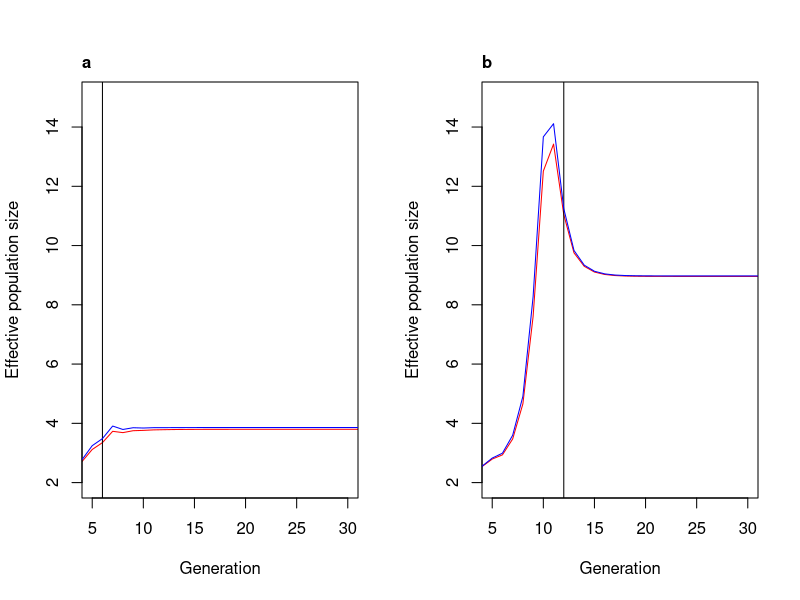
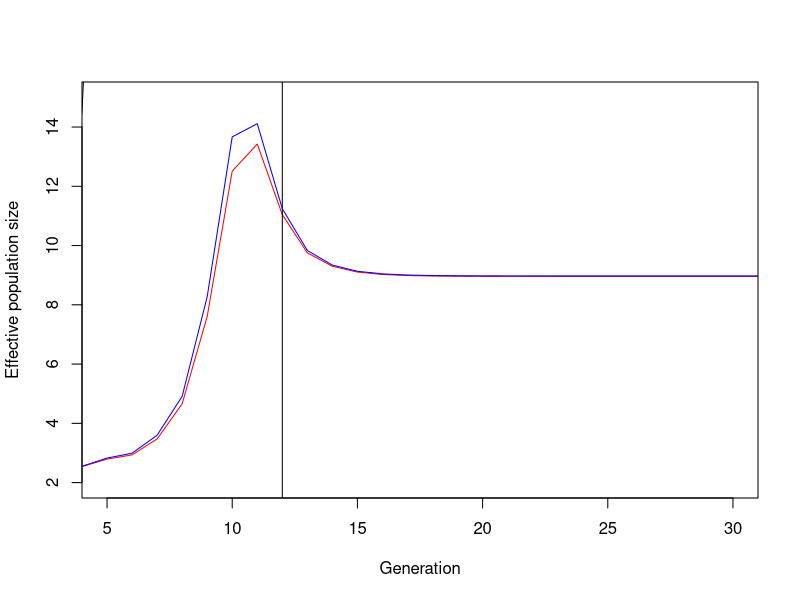

Generate these figures, in order, with R:
# assume single founder female, N(0)=1
n <- 2 # number of daughters per mother, r=n-1
p0 <- 0.1 # initial heterozygosity
f1 <- 0.1 # initial correlation between gametes
Tt <- 50 # total number of generations

panel_a <- list(C = 10, K = 20)    # low infestation density
panel_b <- list(C = 200, K = 100)  # high infestation density

# If TRUE, plots both panel a and panel b in one run.
show_both <- TRUE

# Used only when show_both = FALSE
scenario <- "b" # "a" or "b"

# Model output:
# p1 = haplo-diploidy (exact varroa life history)
# p2 = diploid arrhenotoky
run_model <- function(C, K, n, p0, f1, Tt) {
  p1 <- rep(0, Tt)
  N <- rep(0, Tt)
  N[1] <- 1
  for (t in 2:(Tt - 1)) {
    N[t] <- round((1 + (n - 1) * (1 - N[t - 1] / C)) * N[t - 1])
  }
  P <- c(0, K / N * (1 - (1 - 1 / K)^N))

  P1 <- rep(0, Tt)
  for (i in 3:(Tt + 1)) {
    P1[i - 1] <- 1 / N[i - 2] / n * sum(sapply(1:N[i - 2], function(x) {
      1 / x^2 * choose(N[i - 2] - 1, x - 1) / K^(x - 1) * (1 - 1 / K)^(N[i - 2] - x)
    }))
  }
  P2 <- rep(0, Tt)
  for (i in 3:(Tt + 1)) {
    P2[i - 1] <- 1 / N[i - 2] * sum(sapply(1:N[i - 2], function(x) {
      1 / x * (1 - 1 / x / n) * choose(N[i - 2] - 1, x - 1) / K^(x - 1) * (1 - 1 / K)^(N[i - 2] - x)
    }))
  }
  P3 <- rep(0, Tt)
  for (i in 3:(Tt + 1)) {
    P3[i - 1] <- 1 / N[i - 2] * sum(sapply(2:N[i - 2], function(x) {
      (1 - 1 / x) / x / n * choose(N[i - 2] - 1, x - 1) / K^(x - 1) * (1 - 1 / K)^(N[i - 2] - x)
    }))
  }
  P4 <- 1 - P1 - P2 - P3

  # haplo-diploidy
  p1[1] <- (1 - f1) * p0
  f2 <- (1 / 2 + 3 / 2 * f1) / 2
  p1[2] <- (1 - f2) * p0
  ff2 <- (3 + 5 * f1) / 8 / n + (1 - 1 / n) / 4 * (1 + 3 * f1)
  f3 <- P[3] * (1 / 4 + 1 / 4 * f1) + f2 / 2 + (1 - P[3]) / 2 * ff2
  p1[3] <- (1 - f3) * p0
  ff3 <- P1[3] / 8 * (3 + 4 * f2 + f1) + P2[3] / 4 * (1 + 2 * f2 + ff2) +
    P3[3] / 4 * (2 * f2 + f1 + 1 / 2 + f1 / 2) + P4[3] / 4 * (2 * f2 + ff2 + f1)
  f4 <- P[4] * (1 / 4 + 1 / 4 * f2) + f3 / 2 + (1 - P[4]) / 2 * ff3
  p1[4] <- (1 - f4) * p0

  cal_coef_hd <- function(P, P_, P__, P1, P2, P3) {
    c(P / 4 + (1 - P) / 2 * (P1 * 3 / 8 + P2 / 4 + P3 / 8 - (1 - P1 - P3) / 2 / (1 - P_) / 4 * P_ - (1 - P1 - P2) / 2 / (1 - P__) / 4 * P__),
      1 / 2 + (1 - P) / 2 * (1 - P1 - P3) / 2 / (1 - P_),
      P / 4 + (1 - P) / 4 - (1 - P) / 2 * (1 - P1 - P3) / 4 / (1 - P_) + (1 - P) / 2 * (1 - P1 - P2) / 2 / (1 - P__),
      (1 - P) / 2 * (P1 / 8 + P3 / 8 - (1 - P1 - P3) * P_ / 8 / (1 - P_) - (1 - P1 - P2) / 4 / (1 - P__)),
      -(1 - P) / 2 * (1 - P1 - P2) * P__ / 8 / (1 - P__))
  }
  for (t in 5:Tt) {
    c_hd <- cal_coef_hd(P[t], P[t - 1], P[t - 2], P1[t - 1], P2[t - 1], P3[t - 1])
    p1[t] <- c_hd[2] * p1[t - 1] + c_hd[3] * p1[t - 2] + c_hd[4] * p1[t - 3] + c_hd[5] * p1[t - 4]
  }

  # diploid arrhenotoky
  p2 <- rep(0, Tt)
  p2[1] <- (1 - f1) * p0
  f2 <- (1 / 2 + 3 / 2 * f1) / 2
  p2[2] <- (1 - f2) * p0
  ff2 <- (1 + 3 * f1) / 4 / n + (1 + 7 * f1) / 8 * (1 - 1 / n)
  f3 <- P[3] * (1 / 4 + 1 / 4 * f1) + f2 / 2 + (1 - P[3]) / 2 * ff2
  p2[3] <- (1 - f3) * p0
  ff3 <- P1[3] / 4 * (1 + 2 * f2 + f1) + P2[3] / 4 * (1 / 2 + 2 * f2 + f1 / 2 + ff2) +
    P3[3] / 4 * (2 * f2 + f1 + 1 / 2 + f1 / 2) + P4[3] / 4 * (2 * f2 + ff2 + f1)
  f4 <- P[4] * (1 / 4 + 1 / 4 * f2) + f3 / 2 + (1 - P[4]) / 2 * ff3
  p2[4] <- (1 - f4) * p0

  cal_coef_da <- function(P, P_, P__, P1, P2, P3) {
    c(P / 4 + (1 - P) / 2 * (P1 / 4 + P2 / 8 + P3 / 8 - (1 - P1 - P3) / 2 / (1 - P_) / 4 * P_ - (1 - P1 - P2) / 2 / (1 - P__) / 4 * P__),
      1 / 2 + (1 - P) / 2 * (1 - P1 - P3) / 2 / (1 - P_),
      P / 4 + (1 - P) / 4 - (1 - P) / 2 * (1 - P1 - P3) / 4 / (1 - P_) + (1 - P) / 2 * (1 - P1 - P2) / 2 / (1 - P__),
      (1 - P) / 2 * (P1 / 8 + P3 / 8 - (1 - P1 - P3) * P_ / 8 / (1 - P_) - (1 - P1 - P2) / 4 / (1 - P__)),
      (1 - P) / 2 * (P1 / 8 + P2 / 8 - (1 - P1 - P2) * P__ / 8 / (1 - P__)))
  }
  for (t in 5:Tt) {
    c_da <- cal_coef_da(P[t], P[t - 1], P[t - 2], P1[t - 1], P2[t - 1], P3[t - 1])
    p2[t] <- c_da[2] * p2[t - 1] + c_da[3] * p2[t - 2] + c_da[4] * p2[t - 3] + c_da[5] * p2[t - 4]
  }

  list(
    ne_hd = -1 / 2 / (p1[-1] / p1[-Tt] - 1),
    ne_da = -1 / 2 / (p2[-1] / p2[-Tt] - 1),
    saturation_gen = min(which(N == C)),
    C = C,
    K = K
  )
}

plot_ne <- function(res, panel_label = NULL) {
  plot(2:Tt, res$ne_hd, type = "l", col = "red", xlim = c(5, 30), ylim = c(2, 15),
       ylab = "Effective population size", xlab = "Generation")
  abline(v = res$saturation_gen)
  points(2:Tt, res$ne_da, type = "l", col = "blue")
  if (!is.null(panel_label)) {
    mtext(panel_label, side = 3, line = 0.5, adj = 0, font = 2)
  }
}

if (show_both) {
  res_a <- run_model(panel_a$C, panel_a$K, n, p0, f1, Tt)
  res_b <- run_model(panel_b$C, panel_b$K, n, p0, f1, Tt)
  old_par <- par(no.readonly = TRUE)
  on.exit(par(old_par), add = TRUE)
  par(mfrow = c(1, 2))
  plot_ne(res_a, "a")
  plot_ne(res_b, "b")
} else if (scenario == "a") {
  res <- run_model(panel_a$C, panel_a$K, n, p0, f1, Tt)
  plot_ne(res, "a")
} else {
  res <- run_model(panel_b$C, panel_b$K, n, p0, f1, Tt)
  plot_ne(res, "b")
}
#assume single founder female, N(0)=1
n <- 2 #number of daughters per mother, r=n-1
panel_a <- list(C = 10, K = 20)    # low infestation density
panel_b <- list(C = 200, K = 100)  # high infestation density

# Choose which panel to plot: "a" or "b"
scenario <- "b"

if (scenario == "a") {
	C <- panel_a$C
	K <- panel_a$K
} else {
	C <- panel_b$C
	K <- panel_b$K
}

p0 <- 0.1 #initial heterozygosity
f1 <- 0.1 #initial correlation between gametes
Tt <- 50 #total number of generations

#p1 is heterozygosity under diploid arrhenotoky
#p2 is heterozygosity under haplo-diploidy
#p3 is heterozygosity under complete diploidy

#N is population size
#P is change of laying eggs in empty brood cells
#p1[-1]/p1[-Tt]-1 is relative loss rate in heterozygosity over a generation under diploid arrhenotoky
#p2[-1]/p2[-Tt]-1 is relative loss rate in heterozygosity over a generation under haplo-diploidy
#p3[-1]/p3[-Tt]-1 is relative loss rate in heterozygosity over a generation under complete diploidy
#effective population size is calculated by comparing relative loss rate in heterozygosity over a generation to the rate in random mating diploid population which is -1/2/N. So -1/loss rate gives the effective population size which is the size as if the population was random mating.
#-1/(p1[-1]/p1[-Tt]-1) is effective population size in each generation under diploid arrhenotoky
#-1/(p2[-1]/p2[-Tt]-1) is effective population size in each generation under haplo-diploidy
#-1/(p3[-1]/p3[-Tt]-1) is effective population size in each generation under complete diploidy

#haplo-diploidy assuming exact varroa life history
#initialize 
p1 <- rep(0,Tt)
N <- rep(0,Tt)
N[1] <- 1
for (t in 2:(Tt-1)) {
	N[t] <- round((1+(n-1)*(1-N[t-1]/C))*N[t-1]) #starting from t=0
}
P <- c(0,K/N*(1-(1-1/K)^N)) #starting from t=1

P1 <- rep(0,Tt) #starting from t=1
for (i in 3:(Tt+1)) {
	P1[i-1] <- 1/N[i-2]/n*sum(sapply(1:N[i-2], function (x) 1/x^2*choose(N[i-2]-1,x-1)/K^(x-1)*(1-1/K)^(N[i-2]-x)))
} 
P2 <- rep(0,Tt) #starting from t=1
for (i in 3:(Tt+1)) {
	P2[i-1] <- 1/N[i-2]*sum(sapply(1:N[i-2], function (x) 1/x*(1-1/x/n)*choose(N[i-2]-1,x-1)/K^(x-1)*(1-1/K)^(N[i-2]-x)))
} 
P3 <- rep(0,Tt) #starting from t=1
for (i in 3:(Tt+1)) {
	P3[i-1] <- 1/N[i-2]*sum(sapply(2:N[i-2], function (x) (1-1/x)/x/n*choose(N[i-2]-1,x-1)/K^(x-1)*(1-1/K)^(N[i-2]-x)))
} 

P4 <- 1-P1-P2-P3

p1[1] <- (1-f1)*p0
f2 <- (1/2+3/2*f1)/2
p1[2] <- (1-f2)*p0
ff2 <- (3+5*f1)/8/n+(1-1/n)/4*(1+3*f1)
f3 <- P[3]*(1/4+1/4*f1)+f2/2+(1-P[3])/2*ff2
p1[3] <- (1-f3)*p0
ff3 <- P1[3]/8*(3+4*f2+f1)+P2[3]/4*(1+2*f2+ff2)+P3[3]/4*(2*f2+f1+1/2+f1/2)+P4[3]/4*(2*f2+ff2+f1)
f4 <- P[4]*(1/4+1/4*f2)+f3/2+(1-P[4])/2*ff3
p1[4] <- (1-f4)*p0

#define coefficients
cal_coef <- function (P,P_,P__,P1,P2,P3) {
	c(P/4+(1-P)/2*(P1*3/8+P2/4+P3/4/2-(1-P1-P3)/2/(1-P_)/4*P_-(1-P1-P2)/2/(1-P__)/4*P__),
	  1/2+(1-P)/2*(1-P1-P3)/2/(1-P_), #c1
	  P/4+(1-P)/4-(1-P)/2*(1-P1-P3)/4/(1-P_)+(1-P)/2*(1-P1-P2)/2/(1-P__), #c2
	  (1-P)/2*(P1/8+P3/8-(1-P1-P3)*P_/8/(1-P_)-(1-P1-P2)/4/(1-P__)), #c3
	  -(1-P)/2*(1-P1-P2)*P__/8/(1-P__)) #c4	
}

for (t in 5:Tt) {
	c <- cal_coef(P[t],P[t-1],P[t-2],P1[t-1],P2[t-1],P3[t-1])
	#print(sum(c))
	p1[t] <- c[2]*p1[t-1]+c[3]*p1[t-2]+c[4]*p1[t-3]+c[5]*p1[t-4]
}


#plot loss rate of heterozygosity
#plot(2:Tt,p1[-1]/p1[-Tt]-1,type="l",col="red")

#plot effective population size
plot(2:Tt,-1/2/(p1[-1]/p1[-Tt]-1),type="l",col="red",xlim=c(5,30),ylim=c(2,15),ylab="Effective population size",xlab="Generation")
abline(v=min(which(N==C)))

#diploid arrhenotoky
#initialize 
p2 <- rep(0,Tt)

p2[1] <- (1-f1)*p0
f2 <- (1/2+3/2*f1)/2
p2[2] <- (1-f2)*p0
ff2 <- (1+3*f1)/4/n+(1+7*f1)/8*(1-1/n)
f3 <- P[3]*(1/4+1/4*f1)+f2/2+(1-P[3])/2*ff2
p2[3] <- (1-f3)*p0
ff3 <- P1[3]/4*(1+2*f2+f1/2+f1/2)+P2[3]/4*(1/2+2*f2+f1/2+ff2)+P3[3]/4*(2*f2+f1+1/2+f1/2)+P4[3]/4*(2*f2+ff2+f1)
f4 <- P[4]*(1/4+1/4*f2)+f3/2+(1-P[4])/2*ff3
p2[4] <- (1-f4)*p0


#define coefficients
cal_coef <- function (P,P_,P__,P1,P2,P3) {
	c(P/4+(1-P)/2*(P1/4+P2/8+P3/4/2-(1-P1-P3)/2/(1-P_)/4*P_-(1-P1-P2)/2/(1-P__)/4*P__),
	  1/2+(1-P)/2*(1-P1-P3)/2/(1-P_), #c1
	  P/4+(1-P)/4-(1-P)/2*(1-P1-P3)/4/(1-P_)+(1-P)/2*(1-P1-P2)/2/(1-P__), #c2
	  (1-P)/2*(P1/8+P3/8-(1-P1-P3)*P_/8/(1-P_)-(1-P1-P2)/4/(1-P__)), #c3
	  (1-P)/2*(P1/8+P2/8-(1-P1-P2)*P__/8/(1-P__))) #c4	
}

for (t in 5:Tt) {
	c <- cal_coef(P[t],P[t-1],P[t-2],P1[t-1],P2[t-1],P3[t-1])
	#print(sum(c))
	p2[t] <- c[2]*p2[t-1]+c[3]*p2[t-2]+c[4]*p2[t-3]+c[5]*p2[t-4]
}
#plot loss rate of heterozygosity
#points(2:Tt,p2[-1]/p2[-Tt]-1,type="l")

#plot effective population size
points(2:Tt,-1/2/(p2[-1]/p2[-Tt]-1),type="l",col="blue")

#complete-diploidy assuming exact varroa life history
#initialize 
p3 <- rep(0,Tt)

p3[1] <- (1-f1)*p0
f2 <- (1+3*f1)/4/n+(1+7*f1)/8*(1-1/n)
p3[2] <- (1-f2)*p0
fm2 <- (1/2+7/2*f1)/4
f3 <- P1[3]/4*(1+2*f2+f1)+P2[3]/4*(1/2+2*f2+f1/2+f2)+P3[3]/4*(2*f2+1/2+f1/2)+P4[3]/4*(2*f2+f2+fm2)
p3[3] <- (1-f3)*p0
if (N[t-2]>1) {
	fm3 <- f2/2+f2/4+P2[3]/(1-P1[3]-P3[3])/4*(1/2+f1/2)+P4[3]/(1-P1[3]-P3[3])/4*fm2
	f4 <- P1[4]/4*(1+2*f3+f2)+P2[4]/4*(1/2+2*f3+f2/2+f3)+P3[4]/4*(2*f3+1/2+f2/2)+P4[4]/4*(2*f3+f3+fm3)
} else {
	f4 <- P1[4]/4*(1+2*f3+f2)+P2[4]/4*(1/2+2*f3+f2/2+f3)
}
p3[4] <- (1-f4)*p0

#define coefficient
cal_coef <- function (P,P_,P1,P2,P3,P4,P1_,P2_,P3_,P4_) {
	c(P1/4+P2/8+P3/8+(1-P1-P2)/4*(P2_/(1-P1_-P3_)/8-P4_/(1-P1_-P3_)/(1-P1_-P2_)*(P1_/4+P2_/8+P3_/8)),
	  1/2+(1-P1-P3)/4+(1-P1-P2)/4*P4_/(1-P1_-P3_)/(1-P1_-P2_), #c1
	  P1/4+P2/8+P3/8+(1-P1-P2)/4*(3/4-P4_/(1-P1_-P2_)/(1-P1_-P3_)*(1/2+(1-P1_-P3_)/4)), #c2
	  (1-P1-P2)/4*(P2_/(1-P1_-P3_)/8-P4_/(1-P1_-P3_)/(1-P1_-P2_)*(P1_/4+P2_/8+P3_/8))) #c3	
}

for (t in 5:Tt) {
	if (N[t-2]>1) {
		c <- cal_coef(P[t],P[t-1],P1[t],P2[t],P3[t],P4[t],P1[t-1],P2[t-1],P3[t-1],P4[t-1])
		#print(sum(c))
		p3[t] <- c[2]*p3[t-1]+c[3]*p3[t-2]+c[4]*p3[t-3]
	} else {
		if (n>1) {
			c <- c(P1[t]/4+P2[t]/8,P1[t]/2+3*P2[t]/4,P1[t]/4+P2[t]/8)
			p3[t] <- c[2]*p3[t-1]+c[3]*p3[t-2]
		} else {
			c <- c(P1[t]/4,P1[t]/2,P1[t]/4)
			p3[t] <- c[2]*p3[t-1]+c[3]*p3[t-2]
		}
	}
}


#plot loss rate of heterozygosity
#points(2:Tt,p3[-1]/p3[-Tt]-1,type="l")

#plot effective population size (complete diploidy not shown in panel a)
points(2:Tt,-1/2/(p3[-1]/p3[-Tt]-1),type="l")
